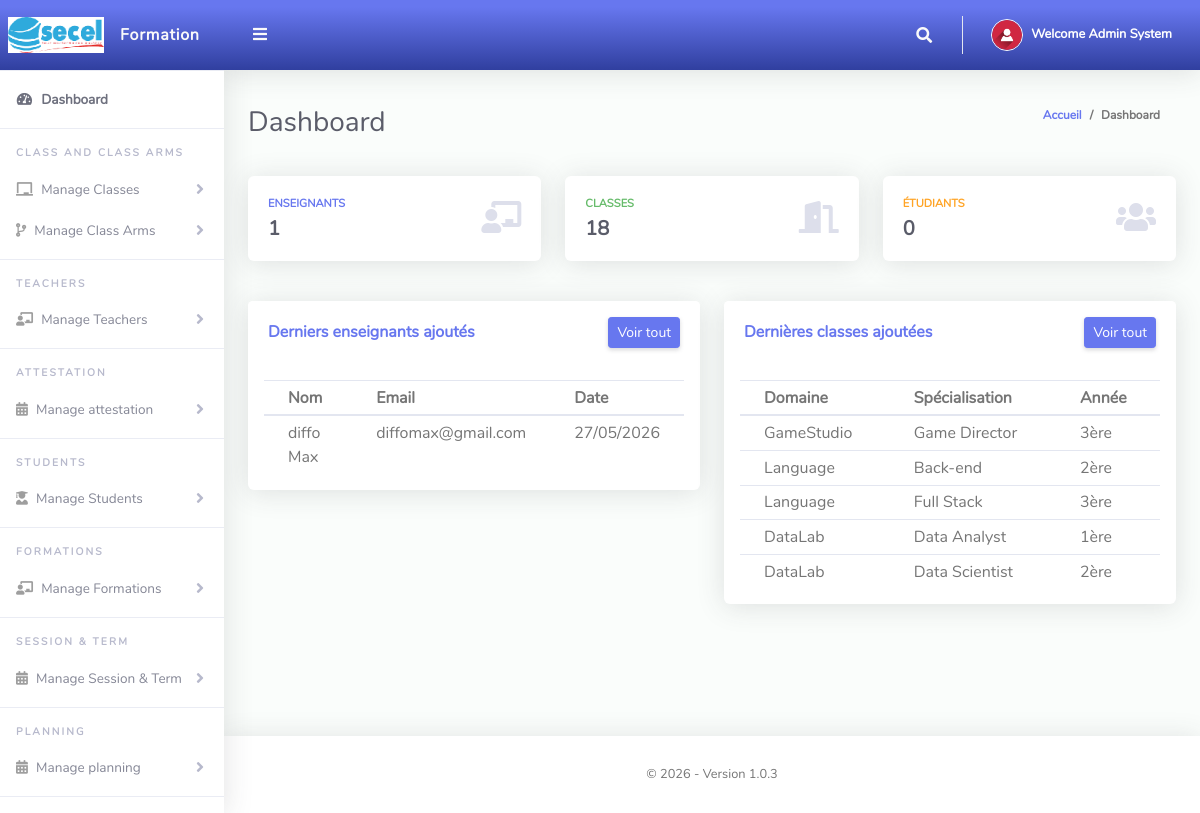
The page /Admin/index.php (signed in) on the database its author committed.
### tables this page shows
CREATE TABLE IF NOT EXISTS `tblusers` (
  `Id` int NOT NULL AUTO_INCREMENT,
  `firstName` varchar(50) NOT NULL,
  `lastName` varchar(50) NOT NULL,
  `emailAddress` varchar(100) NOT NULL,
  `password` varchar(255) NOT NULL,
  `role` enum('Administrator','ClassTeacher','Student') NOT NULL,
  `phoneNo` varchar(20) DEFAULT NULL,
  `dateCreated` timestamp NULL DEFAULT CURRENT_TIMESTAMP,
  PRIMARY KEY (`Id`),
  UNIQUE KEY `emailAddress` (`emailAddress`),
  KEY `idx_email` (`emailAddress`),
  KEY `idx_role` (`role`)
);

CREATE TABLE IF NOT EXISTS `tblteachers` (
  `Id` int NOT NULL AUTO_INCREMENT,
  `firstName` varchar(100) NOT NULL,
  `lastName` varchar(100) NOT NULL,
  `emailAddress` varchar(150) NOT NULL,
  `password` varchar(255) NOT NULL,
  `phoneNo` varchar(20) NOT NULL,
  `dateCreated` timestamp NULL DEFAULT CURRENT_TIMESTAMP,
  PRIMARY KEY (`Id`),
  UNIQUE KEY `emailAddress` (`emailAddress`)
);

CREATE TABLE IF NOT EXISTS `tblclass` (
  `Id` int NOT NULL AUTO_INCREMENT,
  `className` varchar(255) DEFAULT NULL,
  `salleId` int NOT NULL,
  `annee` int NOT NULL,
  `specialisation` varchar(100) NOT NULL,
  `capacity` int DEFAULT '30',
  `dateCreated` timestamp NULL DEFAULT CURRENT_TIMESTAMP,
  PRIMARY KEY (`Id`)
);

CREATE TABLE IF NOT EXISTS `tblsalle` (
  `Id` int NOT NULL AUTO_INCREMENT,
  `salleName` varchar(255) NOT NULL,
  PRIMARY KEY (`Id`)
);

### Includes/DatabaseOperations.php (called while the page is built, shortened)
<?php
class DatabaseOperations
{
  private $conn;
  public function __construct($mysqli_connection)
  {
    $this->conn = $mysqli_connection;
  }
  public function count($table, $where = [])
  {
    $where_clause = '';
    $query = "SELECT COUNT(*) as count FROM $table $where_clause";
    $stmt = $this->conn->prepare($query);
    $stmt->execute();
    $result = $stmt->get_result();
    $row = $result->fetch_assoc();
    return (int)$row['count'];
  }
  public function execute($query, $types = '', $params = [])
  {
    $stmt = $this->conn->prepare($query);
    $stmt->execute();
    if (strpos(strtoupper(trim($query)), 'SELECT') === 0) {
      return $stmt->get_result();
    }
    return true;
  }
}

### Includes/Security.php (called while the page is built, shortened)
<?php
class Security
{
  public static function escapeHTML($data)
  {
    return htmlspecialchars($data, ENT_QUOTES, 'UTF-8');
  }
}

### Admin/index.php (the view, shortened to what this page needs)
<?php
include '../Includes/dbcon.php';
include '../Includes/Security.php';
include '../Includes/DatabaseOperations.php';
$db = new DatabaseOperations($conn);
$totalTeachers = $db->count('tblteachers');
$totalClasses = $db->count('tblclass');
$totalStudents = $db->count('tblstudents');
$recentTeachersResult = $db->execute(
    "SELECT firstName, lastName, emailAddress, dateCreated FROM tblteachers ORDER BY dateCreated DESC LIMIT 5"
);
$recentTeachers = [];
if ($recentTeachersResult) {
    while ($row = $recentTeachersResult->fetch_assoc()) {
        $recentTeachers[] = $row;
    }
}
$recentClassesResult = $db->execute(
    "SELECT c.specialisation, s.salleName, c.annee, c.dateCreated
     FROM tblclass c
     LEFT JOIN tblsalle s ON c.salleId = s.Id
     ORDER BY c.dateCreated DESC LIMIT 5"
);
$recentClasses = [];
if ($recentClassesResult) {
    while ($row = $recentClassesResult->fetch_assoc()) {
        $recentClasses[] = $row;
    }
}
?>
<!DOCTYPE html>
<html lang="fr">
<head>
  <link href="../vendor/fontawesome-free/css/all.min.css" rel="stylesheet">
  <link href="../vendor/bootstrap/css/bootstrap.min.css" rel="stylesheet">
  <link href="css/ruang-admin.min.css" rel="stylesheet">
</head>
<body id="page-top">
  <div id="wrapper">
    <?php include "Includes/sidebar.php";?>
    <div id="content-wrapper" class="d-flex flex-column">
      <div id="content">
        <?php include "Includes/topbar.php";?>
        <div class="container-fluid" id="container-wrapper">
          <div class="d-sm-flex align-items-center justify-content-between mb-4">
            <h1 class="h3 mb-0 text-gray-800">Dashboard</h1>
            <ol class="breadcrumb">
              <li class="breadcrumb-item"><a href="./">Accueil</a></li>
              <li class="breadcrumb-item active" aria-current="page">Dashboard</li>
            </ol>
          </div>
          <div class="row mb-3">
            <div class="col-xl-4 col-md-6 mb-4">
              <div class="card h-100">
                <div class="card-body">
                  <div class="row align-items-center">
                    <div class="col mr-2">
                      <div class="text-xs font-weight-bold text-uppercase mb-1 text-primary">
                        Enseignants</div>
                      <div class="h5 mb-0 font-weight-bold text-gray-800"><?php echo (int)$totalTeachers; ?></div>
                    </div>
                    <div class="col-auto">
                      <i class="fas fa-chalkboard-teacher fa-2x text-gray-300"></i>
                    </div>
                  </div>
                </div>
              </div>
            </div>
            <div class="col-xl-4 col-md-6 mb-4">
              <div class="card h-100">
                <div class="card-body">
                  <div class="row align-items-center">
                    <div class="col mr-2">
                      <div class="text-xs font-weight-bold text-uppercase mb-1 text-success">
                        Classes</div>
                      <div class="h5 mb-0 font-weight-bold text-gray-800"><?php echo (int)$totalClasses; ?></div>
                    </div>
                    <div class="col-auto">
                      <i class="fas fa-door-open fa-2x text-gray-300"></i>
                    </div>
                  </div>
                </div>
              </div>
            </div>
            <div class="col-xl-4 col-md-6 mb-4">
              <div class="card h-100">
                <div class="card-body">
                  <div class="row align-items-center">
                    <div class="col mr-2">
                      <div class="text-xs font-weight-bold text-uppercase mb-1 text-warning">
                        Étudiants</div>
                      <div class="h5 mb-0 font-weight-bold text-gray-800"><?php echo (int)$totalStudents; ?></div>
                    </div>
                    <div class="col-auto">
                      <i class="fas fa-users fa-2x text-gray-300"></i>
                    </div>
                  </div>
                </div>
              </div>
            </div>
          </div>
          <div class="row">
            <div class="col-lg-6">
              <div class="card mb-4">
                <div class="card-header py-3 d-flex flex-row align-items-center justify-content-between">
                  <h6 class="m-0 font-weight-bold text-primary">Derniers enseignants ajoutés</h6>
                  <a href="createClassTeacher.php" class="btn btn-sm btn-primary">Voir tout</a>
                </div>
                <div class="table-responsive p-3">
                  <table class="table table-sm">
                    <thead>
                      <tr>
                        <th>Nom</th>
                        <th>Email</th>
                        <th>Date</th>
                      </tr>
                    </thead>
                    <tbody>
                      <?php if(!empty($recentTeachers)): ?>
                        <?php foreach($recentTeachers as $teacher): ?>
                        <tr>
                          <td><?php echo Security::escapeHTML($teacher['firstName'] . ' ' . $teacher['lastName']); ?></td>
                          <td><?php echo Security::escapeHTML($teacher['emailAddress']); ?></td>
                          <td><?php echo date('d/m/Y', strtotime($teacher['dateCreated'])); ?></td>
                        </tr>
                        <?php endforeach; ?>
                      <?php else: ?>
                      <tr>
                        <td colspan="3" class="text-center">Aucun enseignant</td>
                      </tr>
                      <?php endif; ?>
                    </tbody>
                  </table>
                </div>
              </div>
            </div>
            <div class="col-lg-6">
              <div class="card mb-4">
                <div class="card-header py-3 d-flex flex-row align-items-center justify-content-between">
                  <h6 class="m-0 font-weight-bold text-primary">Dernières classes ajoutées</h6>
                  <a href="createClass.php" class="btn btn-sm btn-primary">Voir tout</a>
                </div>
                <div class="table-responsive p-3">
                  <table class="table table-sm">
                    <thead>
                      <tr>
                        <th>Domaine</th>
                        <th>Spécialisation</th>
                        <th>Année</th>
                      </tr>
                    </thead>
                    <tbody>
                      <?php if(!empty($recentClasses)): ?>
                        <?php foreach($recentClasses as $class): ?>
                        <tr>
                          <td><?php echo Security::escapeHTML($class['salleName']); ?></td>
                          <td><?php echo Security::escapeHTML($class['specialisation']); ?></td>
                          <td><?php echo (int)$class['annee']; ?>ère</td>
                        </tr>
                        <?php endforeach; ?>
                      <?php else: ?>
                      <tr>
                        <td colspan="3" class="text-center">Aucune classe</td>
                      </tr>
                      <?php endif; ?>
                    </tbody>
                  </table>
                </div>
              </div>
            </div>
          </div>
        </div>
      </div>
      <?php include "Includes/footer.php";?>
    </div>
  </div>
</body>
</html>

### Admin/Includes/sidebar.php (shortened to what this page needs)
<ul class="navbar-nav sidebar sidebar-light accordion " id="accordionSidebar">
     <a class="sidebar-brand d-flex align-items-center bg-gradient-primary  justify-content-center" href="index.php">
       <div class="sidebar-brand-icon" >
       <img src="./includes/images1.png"  alt="image">
       </div>
       <div class="sidebar-brand-text mx-3"> Formation </div>
     </a>
     <hr class="sidebar-divider my-0">
     <li class="nav-item active">
       <a class="nav-link" href="index.php">
         <i class="fas fa-fw fa-tachometer-alt"></i>
         <span>Dashboard</span></a>
     </li>
     <hr class="sidebar-divider">
     <div class="sidebar-heading">
       Class and Class Arms
     </div>
     <li class="nav-item">
       <a class="nav-link collapsed" href="#" data-toggle="collapse" data-target="#collapseBootstrap"
         aria-expanded="true" aria-controls="collapseBootstrap">
         <i class="fas fa-chalkboard"></i>
         <span>Manage Classes</span>
       </a>
     </li>
     <li class="nav-item">
       <a class="nav-link collapsed" href="#" data-toggle="collapse" data-target="#collapseBootstrapusers"
         aria-expanded="true" aria-controls="collapseBootstrapusers">
         <i class="fas fa-code-branch"></i>
         <span>Manage Class Arms</span>
       </a>
     </li>
      <hr class="sidebar-divider">
     <div class="sidebar-heading">
       Teachers
     </div>
     <li class="nav-item">
       <a class="nav-link collapsed" href="#" data-toggle="collapse" data-target="#collapseBootstrapassests"
         aria-expanded="true" aria-controls="collapseBootstrapassests">
         <i class="fas fa-chalkboard-teacher"></i>
         <span>Manage Teachers</span>
       </a>
     </li>
     <hr class="sidebar-divider">
     <div class="sidebar-heading">
       Attestation
     </div>
      <li class="nav-item">
       <a class="nav-link collapsed" href="#" data-toggle="collapse" data-target="#collapseBootstrapcon"
         aria-expanded="true" aria-controls="collapseBootstrapcon">
         <i class="fa fa-calendar-alt"></i>
         <span>Manage attestation</span>
       </a>
     </li>
     <hr class="sidebar-divider">
     <div class="sidebar-heading">
       Students
     </div>
      <li class="nav-item">
       <a class="nav-link collapsed" href="#" data-toggle="collapse" data-target="#collapseBootstrap2"
         aria-expanded="true" aria-controls="collapseBootstrap2">
         <i class="fas fa-user-graduate"></i>
         <span>Manage Students</span>
       </a>
     </li>
     <hr class="sidebar-divider">
     <div class="sidebar-heading">
       Formations
     </div>
     <li class="nav-item">
       <a class="nav-link collapsed" href="#" data-toggle="collapse" data-target="#collapseBootstrapassests"
         aria-expanded="true" aria-controls="collapseBootstrapassests">
         <i class="fas fa-chalkboard-teacher"></i>
         <span>Manage Formations</span>
       </a>
     </li>
     <hr class="sidebar-divider">
     <div class="sidebar-heading">
      Session & Term
     </div>
      <li class="nav-item">
       <a class="nav-link collapsed" href="#" data-toggle="collapse" data-target="#collapseBootstrapcon"
         aria-expanded="true" aria-controls="collapseBootstrapcon">
         <i class="fa fa-calendar-alt"></i>
         <span>Manage Session & Term</span>
       </a>
     </li>
     <hr class="sidebar-divider">
     <div class="sidebar-heading">
       Planning
     </div>
      <li class="nav-item">
       <a class="nav-link collapsed" href="#" data-toggle="collapse" data-target="#collapseBootstrapcon"
         aria-expanded="true" aria-controls="collapseBootstrapcon">
         <i class="fa fa-calendar-alt"></i>
         <span>Manage planning</span>
       </a>
     </li>
     <hr class="sidebar-divider">
   </ul>

### Admin/Includes/topbar.php (shortened to what this page needs)
<?php
$query = "SELECT * FROM tblusers WHERE Id = " . $_SESSION['userId'] . " AND role = 'Administrator'";
$rs = $conn->query($query);
$num = $rs->num_rows;
if ($num > 0) {
  $rows = $rs->fetch_assoc();
  $fullName = $rows['firstName'] . " " . $rows['lastName'];
} else {
  $fullName = "Admin";
}
?>
<nav class="navbar navbar-expand navbar-light bg-gradient-primary topbar mb-4 static-top">
  <button id="sidebarToggleTop" class="btn btn-link rounded-circle mr-3">
    <i class="fa fa-bars"></i>
  </button>
  <ul class="navbar-nav ml-auto">
    <li class="nav-item dropdown no-arrow">
      <a class="nav-link dropdown-toggle" href="#" id="searchDropdown" role="button" data-toggle="dropdown"
        aria-haspopup="true" aria-expanded="false">
        <i class="fas fa-search fa-fw"></i>
      </a>
    </li>
    <li class="nav-item dropdown no-arrow">
      <a class="nav-link dropdown-toggle" href="#" id="userDropdown" role="button" data-toggle="dropdown"
        aria-haspopup="true" aria-expanded="false">
        <img class="img-profile rounded-circle" src="img/user-icn.png" style="max-width: 60px">
        <span class="ml-2 d-none d-lg-inline text-white small"><b>Welcome <?php echo $fullName; ?></b></span>
      </a>
    </li>
  </ul>
</nav>

### Admin/Includes/footer.php
<footer class="sticky-footer bg-white">
       <div class="container my-auto">
         <div class="copyright text-center my-auto">
           <span> &copy; <script> document.write(new Date().getFullYear()); </script>
             - <span id="version-ruangadmin"></span>
           </span>
         </div>
       </div>
     </footer>

### rows shown on the page
tblusers: fullName "Admin System"
tblteachers: firstName+lastName "diffo Max", emailAddress "diffomax@gmail.com", dateCreated "27/05/2026"
tblclass: salleId.salleName "GameStudio", specialisation "Game Director", annee "3"
tblclass: salleId.salleName "Language", specialisation "Back-end", annee "2"
tblclass: salleId.salleName "Language", specialisation "Full Stack", annee "3"
tblclass: salleId.salleName "DataLab", specialisation "Data Analyst", annee "1"
tblclass: salleId.salleName "DataLab", specialisation "Data Scientist", annee "2"

### other values the page prints
$totalTeachers "1"
$totalClasses "18"
$totalStudents "0"
